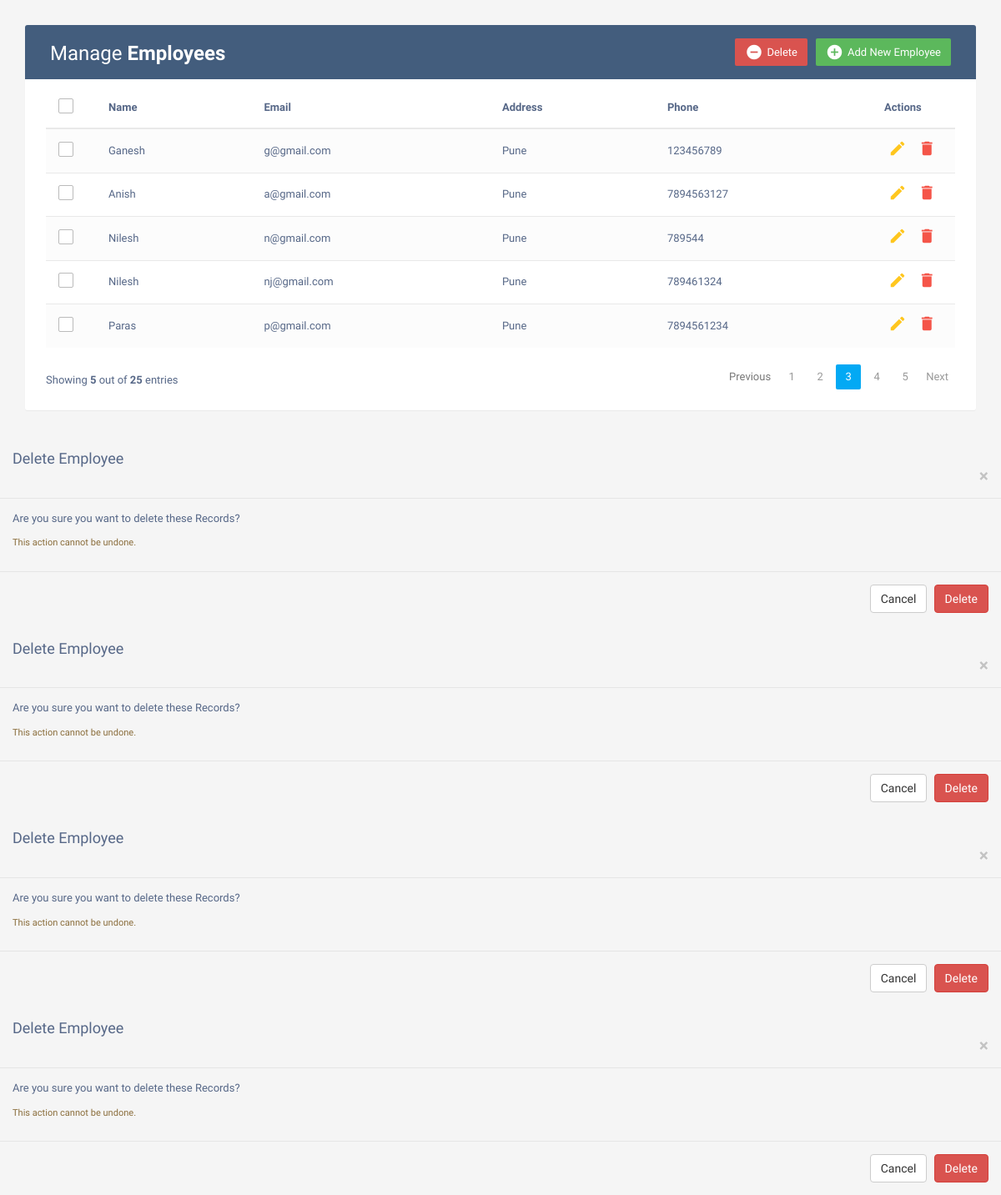
The page / on the database its author committed.
### Gpay/models.py (models this page shows, shortened)
class Employee(models.Model):
    name = models.CharField(max_length=50)
    email = models.EmailField(max_length=20)
    address = models.TextField(max_length=100)
    phone = models.IntegerField()

### Gpay/views.py (the view)
# urls.py: path('',views.read),
def read(request):
    emp = Employee.objects.all()
    send_mail('Welcome','Thank you for visiting site',
              'jadhavnilesh7479@gmail.com',['poojachaudhari8450@gmail.com'],fail_silently=False)
    return render(request,'index.html', {'emp':emp})

### Bank_pro/templates/index.html (shortened to what this page needs)
<!DOCTYPE html>
<html lang="en">
<head>
<link rel="stylesheet" href="https://maxcdn.bootstrapcdn.com/font-awesome/4.7.0/css/font-awesome.min.css">
<link rel="stylesheet" href="https://maxcdn.bootstrapcdn.com/bootstrap/3.3.7/css/bootstrap.min.css">
</head>
  <body>
    <div class="container">
        <div class="table-wrapper">
            <div class="table-title">
                <div class="row">
                    <div class="col-sm-6">
						<h2>Manage <b>Employees</b></h2>
					</div>
					<div class="col-sm-6">
						<a href="#addEmployeeModal" class="btn btn-success" data-toggle="modal"><i class="material-icons">&#xE147;</i> <span>Add New Employee</span></a>
						<a href="#deleteEmployeeModal" class="btn btn-danger" data-toggle="modal"><i class="material-icons">&#xE15C;</i> <span>Delete</span></a>
					</div>
                </div>
            </div>
            <table class="table table-striped table-hover">
                <thead>
                    <tr>
						<th>
							<span class="custom-checkbox">
								<label for="selectAll"></label>
							</span>
						</th>
                        <th>Name</th>
                        <th>Email</th>
						<th>Address</th>
                        <th>Phone</th>
                        <th>Actions</th>
                    </tr>
                </thead>
                <tbody>
                    {% for i in emp %}
					<tr>
						<td>
							<span class="custom-checkbox">
								<label for="checkbox1"></label>
							</span>
						</td>
                        <td>{{i.name}}</td>
                        <td>{{i.email}}</td>
						<td>{{i.address}}</td>
                        <td>{{i.phone}}</td>
                        <td>
                            <a href="#editEmployeeModal-{{forloop.counter}}" class="edit" data-toggle="modal"><i class="material-icons" data-toggle="tooltip" title="Edit">&#xE254;</i></a>
                            <a href="delete/{{i.id}}" class="delete" data-toggle="modal"><i class="material-icons" data-toggle="tooltip" title="Delete">&#xE872;</i></a>
                        </td>
                    </tr>
                     {% endfor %}
                </tbody>
            </table>
			<div class="clearfix">
                <div class="hint-text">Showing <b>5</b> out of <b>25</b> entries</div>
                <ul class="pagination">
                    <li class="page-item disabled"><a href="#">Previous</a></li>
                    <li class="page-item"><a href="#" class="page-link">1</a></li>
                    <li class="page-item"><a href="#" class="page-link">2</a></li>
                    <li class="page-item active"><a href="#" class="page-link">3</a></li>
                    <li class="page-item"><a href="#" class="page-link">4</a></li>
                    <li class="page-item"><a href="#" class="page-link">5</a></li>
                    <li class="page-item"><a href="#" class="page-link">Next</a></li>
                </ul>
            </div>
        </div>
    </div>
				{% for i in emp %}
				<form action="{% url 'delete_all' %}">
					<div class="modal-header">
						<h4 class="modal-title">Delete Employee</h4>
						<button type="button" class="close" data-dismiss="modal" aria-hidden="true">&times;</button>
					</div>
					<div class="modal-body">
						<p>Are you sure you want to delete these Records?</p>
						<p class="text-warning"><small>This action cannot be undone.</small></p>
					</div>
					<div class="modal-footer">
						<input type="button" class="btn btn-default" data-dismiss="modal" value="Cancel">
						<input type="submit" class="btn btn-danger" value="Delete">
					</div>
				</form>
	{% endfor %}
</body>
</html>

### Bank_pro/templates/index.html (style rules this page uses)
body { color: #566787; background: #f5f5f5; font-family: 'Varela Round', sans-serif; font-size: 13px; }
.table-wrapper { background: #fff; padding: 20px 25px; margin: 30px 0; border-radius: 3px; box-shadow: 0 1px 1px rgba(0,0,0,.05); }
.table-title { padding-bottom: 15px; background: #435d7d; color: #fff; padding: 16px 30px; margin: -20px -25px 10px; border-radius: 3px 3px 0 0; }
.table-title h2 { margin: 5px 0 0; font-size: 24px; }
.table-title .btn { color: #fff; float: right; font-size: 13px; border: none; min-width: 50px; border-radius: 2px; border: none; outline: none !important; margin-left: 10px; }
.table-title .btn i { float: left; font-size: 21px; margin-right: 5px; }
.table-title .btn span { float: left; margin-top: 2px; }
table.table tr th, table.table tr td { border-color: #e9e9e9; padding: 12px 15px; vertical-align: middle; }
table.table tr th:first-child { width: 60px; }
table.table tr th:last-child { width: 100px; }
table.table-striped tbody tr:nth-of-type(odd) { background-color: #fcfcfc; }
table.table td:last-child i { opacity: 0.9; font-size: 22px; margin: 0 5px; }
table.table td a { font-weight: bold; color: #566787; display: inline-block; text-decoration: none; outline: none !important; }
table.table td a.edit { color: #FFC107; }
table.table td a.delete { color: #F44336; }
table.table td i { font-size: 19px; }
.pagination { float: right; margin: 0 0 5px; }
.pagination li a { border: none; font-size: 13px; min-width: 30px; min-height: 30px; color: #999; margin: 0 2px; line-height: 30px; border-radius: 2px !important; text-align: center; padding: 0 6px; }
.pagination li.active a, .pagination li.active a.page-link { background: #03A9F4; }
.hint-text { float: left; margin-top: 10px; font-size: 13px; }
.custom-checkbox { position: relative; }
.custom-checkbox label:before { width: 18px; height: 18px; }
.custom-checkbox label:before { content: ''; margin-right: 10px; display: inline-block; vertical-align: text-top; background: white; border: 1px solid #bbb; border-radius: 2px; box-sizing: border-box; z-index: 2; }

### rows shown on the page
Employee: name "Ganesh", email "g@gmail.com", address "Pune", phone "123456789"
Employee: name "Anish", email "a@gmail.com", address "Pune", phone "7894563127"
Employee: name "Nilesh", email "n@gmail.com", address "Pune", phone "789544"
Employee: name "Nilesh", email "nj@gmail.com", address "Pune", phone "789461324"
Employee: name "Paras", email "p@gmail.com", address "Pune", phone "7894561234"
